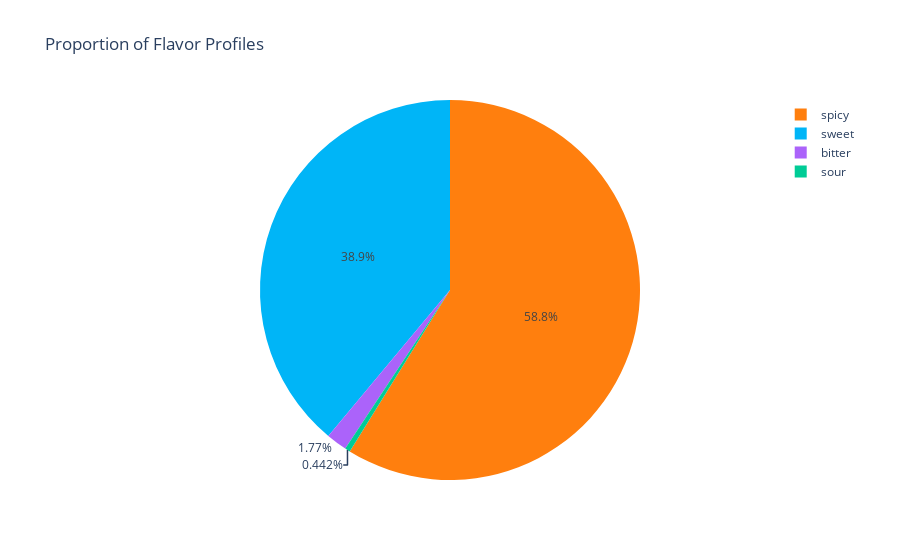

Notebook source saved alongside this figure:
### Markdown cell above
<a id='prop_flavor_profile'></a>
### Proportion of Flavor Profiles

### Code cell
flavor_df = cuisine_data['flavor_profile'].value_counts().reset_index()
flavor_df.columns = ['flavor', 'count']
fig = px.pie(flavor_df, values='count', names='flavor', title='Proportion of Flavor Profiles',
            color_discrete_sequence=['#FF7F0E', '#00B5F7','#AB63FA','#00CC96'])
fig.show()

### Figure 1 — Plotly figure (JSON) as saved in the notebook; plotly's stock layout.template omitted (floating-point values rounded to 4 significant figures)
{"data": [{"domain": {"x": [0, 1], "y": [0, 1]}, "hovertemplate": "flavor=%{label}<br>count=%{value}<extra></extra>", "labels": ["spicy", "sweet", "bitter", "sour"], "legendgroup": "", "name": "", "showlegend": true, "type": "pie", "values": [133, 88, 4, 1]}], "layout": {"legend": {"tracegroupgap": 0}, "piecolorway": ["#FF7F0E", "#00B5F7", "#AB63FA", "#00CC96"], "title": {"text": "Proportion of Flavor Profiles"}}}
